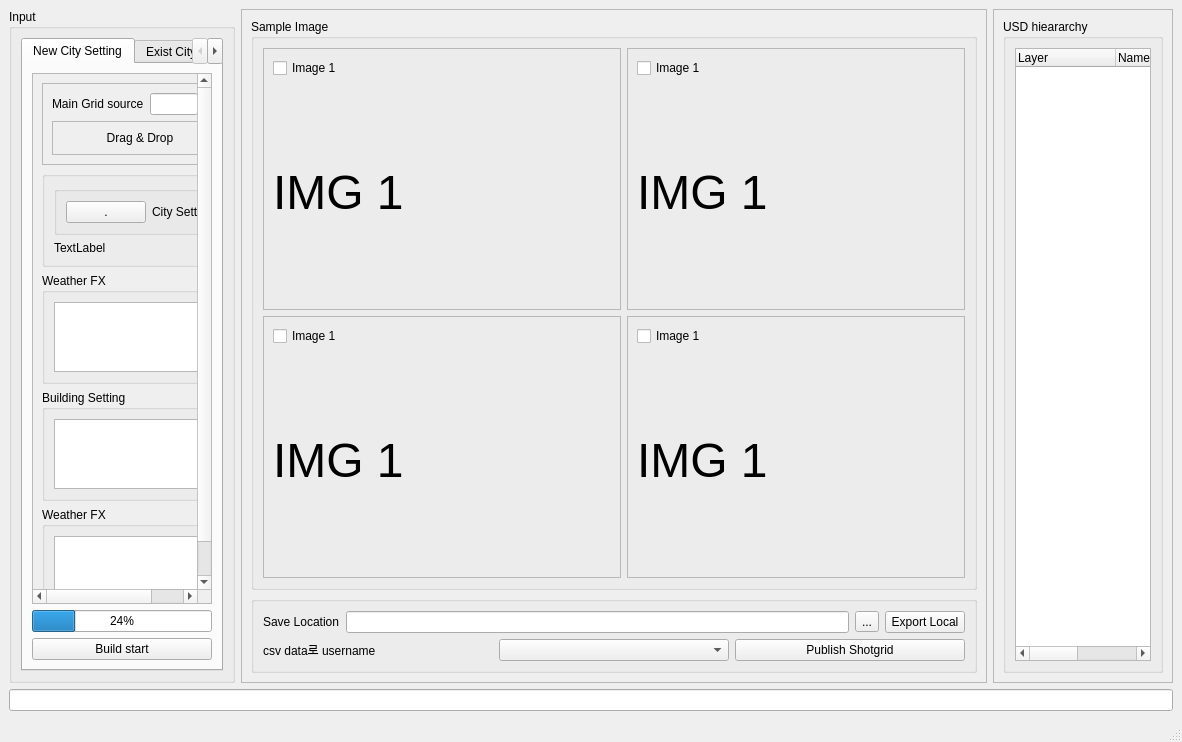
<?xml version="1.0" encoding="UTF-8"?>
<ui version="4.0">
 <class>MainWindow</class>
 <widget class="QMainWindow" name="MainWindow">
  <property name="geometry">
   <rect>
    <x>0</x>
    <y>0</y>
    <width>1182</width>
    <height>742</height>
   </rect>
  </property>
  <property name="windowTitle">
   <string>MainWindow</string>
  </property>
  <widget class="QWidget" name="centralwidget">
   <layout class="QGridLayout" name="gridLayout_5">
    <item row="0" column="0">
     <layout class="QVBoxLayout" name="verticalLayout">
      <item>
       <layout class="QHBoxLayout" name="horizontalLayout">
        <item>
         <widget class="QGroupBox" name="groupBox_9">
          <property name="title">
           <string>Input</string>
          </property>
          <layout class="QGridLayout" name="gridLayout_15">
           <item row="0" column="0">
            <widget class="QTabWidget" name="tabWidget">
             <property name="currentIndex">
              <number>0</number>
             </property>
             <widget class="QWidget" name="tab1">
              <attribute name="title">
               <string>New City Setting</string>
              </attribute>
              <layout class="QGridLayout" name="gridLayout_8">
               <item row="0" column="0">
                <widget class="QScrollArea" name="scrollArea">
                 <property name="widgetResizable">
                  <bool>true</bool>
                 </property>
                 <widget class="QWidget" name="scrollAreaWidgetContents">
                  <property name="geometry">
                   <rect>
                    <x>0</x>
                    <y>0</y>
                    <width>251</width>
                    <height>566</height>
                   </rect>
                  </property>
                  <layout class="QGridLayout" name="gridLayout_2">
                   <item row="5" column="0">
                    <widget class="QGroupBox" name="groupBox_7">
                     <property name="title">
                      <string>Weather FX</string>
                     </property>
                     <layout class="QGridLayout" name="gridLayout_20">
                      <item row="0" column="0">
                       <widget class="QColumnView" name="columnView_3"/>
                      </item>
                     </layout>
                    </widget>
                   </item>
                   <item row="2" column="0">
                    <widget class="QGroupBox" name="groupBox_8">
                     <property name="title">
                      <string>Weather FX</string>
                     </property>
                     <layout class="QGridLayout" name="gridLayout_17">
                      <item row="0" column="0">
                       <widget class="QColumnView" name="columnView"/>
                      </item>
                     </layout>
                    </widget>
                   </item>
                   <item row="1" column="0">
                    <widget class="QGroupBox" name="groupBox_5">
                     <property name="statusTip">
                      <string notr="true"/>
                     </property>
                     <property name="title">
                      <string notr="true"/>
                     </property>
                     <property name="checkable">
                      <bool>false</bool>
                     </property>
                     <layout class="QGridLayout" name="gridLayout_19">
                      <item row="1" column="0">
                       <widget class="QLabel" name="label_6">
                        <property name="text">
                         <string>TextLabel</string>
                        </property>
                       </widget>
                      </item>
                      <item row="0" column="0">
                       <widget class="QGroupBox" name="groupBox_6">
                        <property name="title">
                         <string/>
                        </property>
                        <layout class="QGridLayout" name="gridLayout_14">
                         <item row="0" column="0">
                          <widget class="QPushButton" name="pushButton_3">
                           <property name="text">
                            <string>.</string>
                           </property>
                          </widget>
                         </item>
                         <item row="0" column="1">
                          <widget class="QLabel" name="label_10">
                           <property name="text">
                            <string>City Setting</string>
                           </property>
                          </widget>
                         </item>
                         <item row="0" column="2">
                          <spacer name="horizontalSpacer_2">
                           <property name="orientation">
                            <enum>Qt::Horizontal</enum>
                           </property>
                           <property name="sizeHint" stdset="0">
                            <size>
                             <width>40</width>
                             <height>20</height>
                            </size>
                           </property>
                          </spacer>
                         </item>
                        </layout>
                       </widget>
                      </item>
                     </layout>
                    </widget>
                   </item>
                   <item row="4" column="0">
                    <widget class="QGroupBox" name="groupBox_4">
                     <property name="title">
                      <string>Building Setting</string>
                     </property>
                     <layout class="QGridLayout" name="gridLayout_18">
                      <item row="0" column="0">
                       <widget class="QColumnView" name="columnView_2"/>
                      </item>
                     </layout>
                    </widget>
                   </item>
                   <item row="0" column="0">
                    <widget class="QFrame" name="frame_7">
                     <property name="frameShape">
                      <enum>QFrame::StyledPanel</enum>
                     </property>
                     <property name="frameShadow">
                      <enum>QFrame::Raised</enum>
                     </property>
                     <layout class="QGridLayout" name="gridLayout_7">
                      <item row="0" column="0">
                       <layout class="QVBoxLayout" name="verticalLayout_2">
                        <item>
                         <layout class="QHBoxLayout" name="horizontalLayout_2">
                          <item>
                           <widget class="QLabel" name="label_5">
                            <property name="text">
                             <string>Main Grid source</string>
                            </property>
                           </widget>
                          </item>
                          <item>
                           <widget class="QLineEdit" name="lineEdit_2"/>
                          </item>
                          <item>
                           <widget class="QToolButton" name="toolButton">
                            <property name="text">
                             <string>...</string>
                            </property>
                           </widget>
                          </item>
                         </layout>
                        </item>
                        <item>
                         <widget class="QFrame" name="frame_8">
                          <property name="frameShape">
                           <enum>QFrame::StyledPanel</enum>
                          </property>
                          <property name="frameShadow">
                           <enum>QFrame::Raised</enum>
                          </property>
                          <layout class="QGridLayout" name="gridLayout_16">
                           <item row="0" column="0">
                            <widget class="QLabel" name="label_3">
                             <property name="text">
                              <string>Drag &amp; Drop</string>
                             </property>
                             <property name="alignment">
                              <set>Qt::AlignCenter</set>
                             </property>
                            </widget>
                           </item>
                          </layout>
                         </widget>
                        </item>
                       </layout>
                      </item>
                     </layout>
                    </widget>
                   </item>
                  </layout>
                 </widget>
                </widget>
               </item>
               <item row="6" column="0">
                <widget class="QProgressBar" name="progressBar">
                 <property name="value">
                  <number>24</number>
                 </property>
                </widget>
               </item>
               <item row="7" column="0">
                <widget class="QPushButton" name="pushButton">
                 <property name="text">
                  <string>Build start</string>
                 </property>
                </widget>
               </item>
              </layout>
             </widget>
             <widget class="QWidget" name="tab2">
              <attribute name="title">
               <string>Exist City Variation</string>
              </attribute>
              <layout class="QGridLayout" name="gridLayout_13">
               <item row="2" column="0">
                <widget class="QScrollArea" name="scrollArea_2">
                 <property name="widgetResizable">
                  <bool>true</bool>
                 </property>
                 <widget class="QWidget" name="scrollAreaWidgetContents_2">
                  <property name="geometry">
                   <rect>
                    <x>0</x>
                    <y>0</y>
                    <width>251</width>
                    <height>566</height>
                   </rect>
                  </property>
                  <widget class="QFrame" name="frame_9">
                   <property name="geometry">
                    <rect>
                     <x>0</x>
                     <y>0</y>
                     <width>351</width>
                     <height>131</height>
                    </rect>
                   </property>
                   <property name="frameShape">
                    <enum>QFrame::StyledPanel</enum>
                   </property>
                   <property name="frameShadow">
                    <enum>QFrame::Raised</enum>
                   </property>
                   <layout class="QGridLayout" name="gridLayout_21">
                    <item row="1" column="0">
                     <layout class="QHBoxLayout" name="horizontalLayout_4">
                      <item>
                       <widget class="QLabel" name="label_8">
                        <property name="text">
                         <string>Location</string>
                        </property>
                       </widget>
                      </item>
                      <item>
                       <widget class="QLineEdit" name="lineEdit_4"/>
                      </item>
                      <item>
                       <widget class="QToolButton" name="toolButton_3">
                        <property name="text">
                         <string>...</string>
                        </property>
                       </widget>
                      </item>
                     </layout>
                    </item>
                    <item row="3" column="0">
                     <layout class="QHBoxLayout" name="horizontalLayout_5">
                      <item>
                       <widget class="QLabel" name="label_9">
                        <property name="text">
                         <string>Select City</string>
                        </property>
                       </widget>
                      </item>
                      <item>
                       <widget class="QComboBox" name="comboBox_2"/>
                      </item>
                      <item>
                       <spacer name="horizontalSpacer">
                        <property name="orientation">
                         <enum>Qt::Horizontal</enum>
                        </property>
                        <property name="sizeHint" stdset="0">
                         <size>
                          <width>40</width>
                          <height>20</height>
                         </size>
                        </property>
                       </spacer>
                      </item>
                     </layout>
                    </item>
                    <item row="2" column="0">
                     <layout class="QVBoxLayout" name="verticalLayout_3">
                      <item>
                       <widget class="QFrame" name="frame_10">
                        <property name="frameShape">
                         <enum>QFrame::StyledPanel</enum>
                        </property>
                        <property name="frameShadow">
                         <enum>QFrame::Raised</enum>
                        </property>
                        <layout class="QGridLayout" name="gridLayout_22">
                         <item row="0" column="0">
                          <widget class="QLabel" name="label_4">
                           <property name="text">
                            <string>Drag &amp; Drop</string>
                           </property>
                           <property name="alignment">
                            <set>Qt::AlignCenter</set>
                           </property>
                          </widget>
                         </item>
                        </layout>
                       </widget>
                      </item>
                     </layout>
                    </item>
                   </layout>
                  </widget>
                 </widget>
                </widget>
               </item>
               <item row="3" column="0">
                <widget class="QPushButton" name="pushButton_4">
                 <property name="text">
                  <string>Build start</string>
                 </property>
                </widget>
               </item>
               <item row="4" column="0">
                <widget class="QProgressBar" name="progressBar_2">
                 <property name="value">
                  <number>24</number>
                 </property>
                </widget>
               </item>
              </layout>
             </widget>
            </widget>
           </item>
          </layout>
         </widget>
        </item>
        <item>
         <widget class="QFrame" name="frame_2">
          <property name="frameShape">
           <enum>QFrame::StyledPanel</enum>
          </property>
          <property name="frameShadow">
           <enum>QFrame::Raised</enum>
          </property>
          <layout class="QGridLayout" name="gridLayout_4">
           <item row="0" column="0">
            <widget class="QGroupBox" name="groupBox_3">
             <property name="title">
              <string>Sample Image</string>
             </property>
             <layout class="QGridLayout" name="gridLayout_6">
              <item row="0" column="1">
               <widget class="QFrame" name="frame_5">
                <property name="frameShape">
                 <enum>QFrame::StyledPanel</enum>
                </property>
                <property name="frameShadow">
                 <enum>QFrame::Raised</enum>
                </property>
                <layout class="QGridLayout" name="gridLayout_11">
                 <item row="0" column="0">
                  <widget class="QCheckBox" name="checkBox_5">
                   <property name="text">
                    <string>Image 1</string>
                   </property>
                  </widget>
                 </item>
                 <item row="1" column="0">
                  <widget class="QLabel" name="label_13">
                   <property name="baseSize">
                    <size>
                     <width>50</width>
                     <height>50</height>
                    </size>
                   </property>
                   <property name="font">
                    <font>
                     <pointsize>36</pointsize>
                    </font>
                   </property>
                   <property name="text">
                    <string>IMG 1              </string>
                   </property>
                  </widget>
                 </item>
                </layout>
               </widget>
              </item>
              <item row="1" column="1">
               <widget class="QFrame" name="frame_6">
                <property name="frameShape">
                 <enum>QFrame::StyledPanel</enum>
                </property>
                <property name="frameShadow">
                 <enum>QFrame::Raised</enum>
                </property>
                <layout class="QGridLayout" name="gridLayout_12">
                 <item row="0" column="0">
                  <widget class="QCheckBox" name="checkBox_4">
                   <property name="text">
                    <string>Image 1</string>
                   </property>
                  </widget>
                 </item>
                 <item row="1" column="0">
                  <widget class="QLabel" name="label_12">
                   <property name="baseSize">
                    <size>
                     <width>50</width>
                     <height>50</height>
                    </size>
                   </property>
                   <property name="font">
                    <font>
                     <pointsize>36</pointsize>
                    </font>
                   </property>
                   <property name="text">
                    <string>IMG 1              </string>
                   </property>
                  </widget>
                 </item>
                </layout>
               </widget>
              </item>
              <item row="1" column="0">
               <widget class="QFrame" name="frame_4">
                <property name="frameShape">
                 <enum>QFrame::StyledPanel</enum>
                </property>
                <property name="frameShadow">
                 <enum>QFrame::Raised</enum>
                </property>
                <layout class="QGridLayout" name="gridLayout_10">
                 <item row="0" column="0">
                  <widget class="QCheckBox" name="checkBox_2">
                   <property name="text">
                    <string>Image 1</string>
                   </property>
                  </widget>
                 </item>
                 <item row="1" column="0">
                  <widget class="QLabel" name="label_2">
                   <property name="baseSize">
                    <size>
                     <width>50</width>
                     <height>50</height>
                    </size>
                   </property>
                   <property name="font">
                    <font>
                     <pointsize>36</pointsize>
                    </font>
                   </property>
                   <property name="text">
                    <string>IMG 1              </string>
                   </property>
                  </widget>
                 </item>
                 <item row="1" column="1">
                  <spacer name="verticalSpacer_2">
                   <property name="orientation">
                    <enum>Qt::Vertical</enum>
                   </property>
                   <property name="sizeHint" stdset="0">
                    <size>
                     <width>20</width>
                     <height>40</height>
                    </size>
                   </property>
                  </spacer>
                 </item>
                </layout>
               </widget>
              </item>
              <item row="0" column="0">
               <widget class="QFrame" name="frame_3">
                <property name="frameShape">
                 <enum>QFrame::StyledPanel</enum>
                </property>
                <property name="frameShadow">
                 <enum>QFrame::Raised</enum>
                </property>
                <layout class="QGridLayout" name="gridLayout_9">
                 <item row="0" column="0">
                  <widget class="QCheckBox" name="checkBox">
                   <property name="text">
                    <string>Image 1</string>
                   </property>
                  </widget>
                 </item>
                 <item row="1" column="0">
                  <widget class="QLabel" name="label">
                   <property name="baseSize">
                    <size>
                     <width>50</width>
                     <height>50</height>
                    </size>
                   </property>
                   <property name="font">
                    <font>
                     <pointsize>36</pointsize>
                    </font>
                   </property>
                   <property name="text">
                    <string>IMG 1              </string>
                   </property>
                  </widget>
                 </item>
                 <item row="1" column="1">
                  <spacer name="verticalSpacer">
                   <property name="orientation">
                    <enum>Qt::Vertical</enum>
                   </property>
                   <property name="sizeHint" stdset="0">
                    <size>
                     <width>20</width>
                     <height>40</height>
                    </size>
                   </property>
                  </spacer>
                 </item>
                </layout>
               </widget>
              </item>
             </layout>
            </widget>
           </item>
           <item row="1" column="0">
            <widget class="QGroupBox" name="groupBox_10">
             <property name="title">
              <string/>
             </property>
             <layout class="QGridLayout" name="gridLayout_23">
              <item row="0" column="0">
               <layout class="QHBoxLayout" name="horizontalLayout_3">
                <item>
                 <widget class="QLabel" name="label_15">
                  <property name="text">
                   <string>Save Location</string>
                  </property>
                 </widget>
                </item>
                <item>
                 <widget class="QLineEdit" name="lineEdit_3"/>
                </item>
                <item>
                 <widget class="QToolButton" name="toolButton_2">
                  <property name="text">
                   <string>...</string>
                  </property>
                 </widget>
                </item>
                <item>
                 <widget class="QPushButton" name="pushButton_2">
                  <property name="text">
                   <string>Export Local</string>
                  </property>
                 </widget>
                </item>
               </layout>
              </item>
              <item row="1" column="0">
               <layout class="QHBoxLayout" name="horizontalLayout_8">
                <item>
                 <widget class="QLabel" name="label_16">
                  <property name="text">
                   <string>csv data로 username</string>
                  </property>
                 </widget>
                </item>
                <item>
                 <widget class="QComboBox" name="comboBox"/>
                </item>
                <item>
                 <widget class="QPushButton" name="pushButton_6">
                  <property name="text">
                   <string>Publish Shotgrid</string>
                  </property>
                 </widget>
                </item>
               </layout>
              </item>
             </layout>
            </widget>
           </item>
          </layout>
         </widget>
        </item>
        <item>
         <widget class="QFrame" name="frame">
          <property name="frameShape">
           <enum>QFrame::StyledPanel</enum>
          </property>
          <property name="frameShadow">
           <enum>QFrame::Raised</enum>
          </property>
          <layout class="QGridLayout" name="gridLayout_3">
           <item row="0" column="0">
            <widget class="QGroupBox" name="groupBox_2">
             <property name="title">
              <string>USD hieararchy</string>
             </property>
             <layout class="QGridLayout" name="gridLayout">
              <item row="0" column="0">
               <widget class="QTreeWidget" name="treeWidget">
                <property name="columnCount">
                 <number>3</number>
                </property>
                <column>
                 <property name="text">
                  <string>Layer</string>
                 </property>
                </column>
                <column>
                 <property name="text">
                  <string>Name</string>
                 </property>
                </column>
                <column>
                 <property name="text">
                  <string>-</string>
                 </property>
                </column>
               </widget>
              </item>
             </layout>
            </widget>
           </item>
          </layout>
         </widget>
        </item>
       </layout>
      </item>
      <item>
       <widget class="QLineEdit" name="lineEdit">
        <property name="baseSize">
         <size>
          <width>50</width>
          <height>50</height>
         </size>
        </property>
       </widget>
      </item>
     </layout>
    </item>
   </layout>
  </widget>
  <widget class="QMenuBar" name="menubar">
   <property name="geometry">
    <rect>
     <x>0</x>
     <y>0</y>
     <width>1182</width>
     <height>18</height>
    </rect>
   </property>
  </widget>
  <widget class="QStatusBar" name="statusbar"/>
 </widget>
 <resources/>
 <connections/>
</ui>
